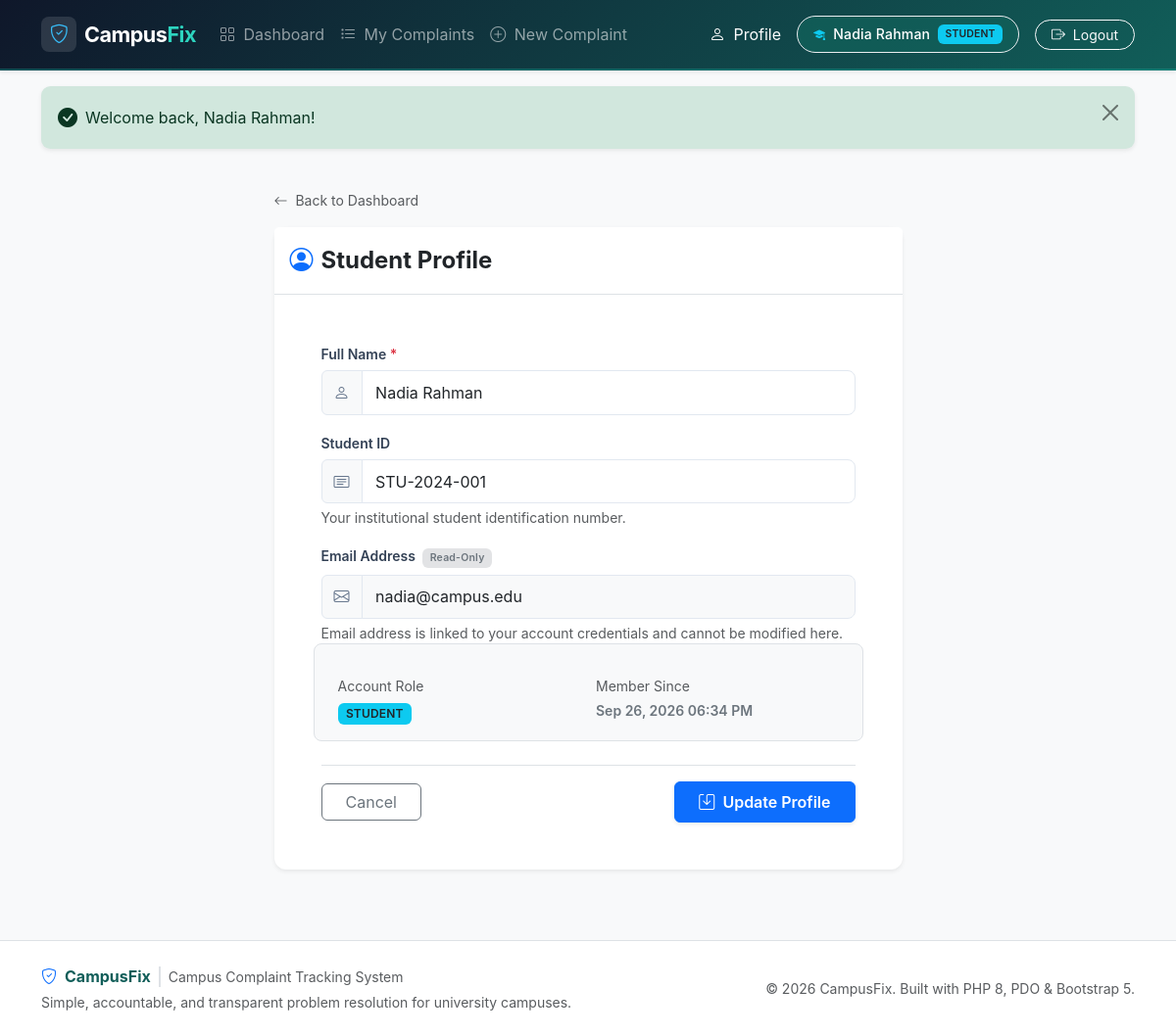
The app's page /profile.php (signed in) with its own data.
### tables this page shows
CREATE TABLE IF NOT EXISTS users (
    id INT AUTO_INCREMENT PRIMARY KEY,
    full_name VARCHAR(100) NOT NULL,
    student_id VARCHAR(30) UNIQUE NULL,
    email VARCHAR(150) UNIQUE NOT NULL,
    password VARCHAR(255) NOT NULL,
    role ENUM('student', 'admin') NOT NULL DEFAULT 'student',
    created_at TIMESTAMP DEFAULT CURRENT_TIMESTAMP
);

### profile.php (the view, shortened to what this page needs)
<?php
$userId = currentUserId();
$pdo = getDBConnection();
$stmt = $pdo->prepare("
    SELECT id, full_name, student_id, email, role, created_at
    FROM users
    WHERE id = ?
    LIMIT 1
");
$stmt->execute([$userId]);
$user = $stmt->fetch();
$fullName  = $user['full_name'];
$studentId = $user['student_id'] ?? '';
$email     = $user['email'];
require_once __DIR__ . '/includes/header.php';
?>
<div class="container py-4">
    <div class="row justify-content-center">
        <div class="col-lg-7">
            <div class="mb-3">
                <a href="<?= base_url('dashboard.php'); ?>" class="text-decoration-none text-muted small">
                    <i class="bi bi-arrow-left me-1"></i> Back to Dashboard
                </a>
            </div>
            <div class="card shadow-sm border-0">
                <div class="card-header bg-white py-3 border-bottom d-flex align-items-center">
                    <i class="bi bi-person-circle fs-4 text-primary me-2"></i>
                    <h4 class="card-title mb-0 fw-bold">Student Profile</h4>
                </div>
                <div class="card-body p-4 p-md-5">
                    <form method="POST" action="<?= base_url('profile.php'); ?>" novalidate>
                        <div class="mb-3">
                            <label for="full_name" class="form-label">Full Name <span class="text-danger">*</span></label>
                            <div class="input-group">
                                <span class="input-group-text bg-light"><i class="bi bi-person"></i></span>
                                <input type="text" class="form-control" id="full_name" name="full_name"
                                       value="<?= e($fullName); ?>"
                                       minlength="2" maxlength="100" required>
                            </div>
                        </div>
                        <div class="mb-3">
                            <label for="student_id" class="form-label">Student ID</label>
                            <div class="input-group">
                                <span class="input-group-text bg-light"><i class="bi bi-card-text"></i></span>
                                <input type="text" class="form-control" id="student_id" name="student_id"
                                       value="<?= e($studentId); ?>"
                                       placeholder="e.g. STU-2024-001" maxlength="30">
                            </div>
                            <div class="form-text">Your institutional student identification number.</div>
                        </div>
                        <div class="mb-3">
                            <label for="email" class="form-label">Email Address <span class="badge bg-secondary-subtle text-secondary small ms-1">Read-Only</span></label>
                            <div class="input-group">
                                <span class="input-group-text bg-light"><i class="bi bi-envelope"></i></span>
                                <input type="email" class="form-control bg-light" id="email" name="email"
                                       value="<?= e($email); ?>" readonly>
                            </div>
                            <div class="form-text">Email address is linked to your account credentials and cannot be modified here.</div>
                        </div>
                        <div class="row g-3 mb-4 p-3 bg-light rounded-3 border">
                            <div class="col-sm-6">
                                <div class="small text-muted mb-1">Account Role</div>
                                <span class="badge bg-info text-dark text-uppercase"><?= e($user['role']); ?></span>
                            </div>
                            <div class="col-sm-6">
                                <div class="small text-muted mb-1">Member Since</div>
                                <div class="small fw-semibold text-secondary"><?= format_date($user['created_at']); ?></div>
                            </div>
                        </div>
                        <div class="d-flex justify-content-between align-items-center border-top pt-3">
                            <a href="<?= base_url('dashboard.php'); ?>" class="btn btn-outline-secondary px-4">Cancel</a>
                            <button type="submit" class="btn btn-primary px-4 py-2 fw-semibold shadow-sm">
                                <i class="bi bi-save me-1"></i> Update Profile
                            </button>
                        </div>
                    </form>
                </div>
            </div>
        </div>
    </div>
</div>
<?php require_once __DIR__ . '/includes/footer.php'; ?>

### assets/css/style.css (style rules this page uses)
:root { --cf-primary: #0d6efd; --cf-primary-dark: #0a58ca; --cf-teal: #0f766e; --cf-teal-light: #14b8a6; --cf-teal-dark: #115e59; --cf-navy: #0f172a; --cf-bg: #f8fafc; --cf-card-bg: #ffffff; --cf-border: #e2e8f0; --cf-text-main: #1e293b; --cf-text-muted: #64748b; --cf-focus-ring: rgba(20, 184, 166, 0.25); }
body { background-color: var(--cf-bg); color: var(--cf-text-main); font-family: -apple-system, BlinkMacSystemFont, "Segoe UI", Roboto, "Helvetica Neue", Arial, sans-serif; min-height: 100vh; display: flex; flex-direction: column; }
.card { border: 1px solid var(--cf-border); border-radius: 0.75rem; background-color: var(--cf-card-bg); box-shadow: 0 1px 3px rgba(0, 0, 0, 0.05); transition: transform 0.15s ease, box-shadow 0.15s ease; }
.card-header { background-color: #ffffff; border-bottom: 1px solid var(--cf-border); font-weight: 600; }
.badge { padding: 0.45em 0.7em; font-weight: 600; letter-spacing: 0.2px; border-radius: 0.375rem; }
.form-control, .form-select { border: 1px solid var(--cf-border); border-radius: 0.5rem; padding: 0.6rem 0.85rem; transition: border-color 0.15s ease-in-out, box-shadow 0.15s ease-in-out; }
.form-label { font-weight: 600; font-size: 0.875rem; color: #334155; margin-bottom: 0.4rem; }
.input-group-text { border: 1px solid var(--cf-border); color: #64748b; }

### records on screen
users: full_name "Nadia Rahman", student_id "STU-2024-001", email "nadia@campus.edu", role "STUDENT", created_at "Sep 26, 2026 06:34 PM"

### other values on screen
$_SESSION['full_name'] "Nadia Rahman"
$_SESSION['role'] "STUDENT"
$msg "Welcome back, Nadia Rahman!"
